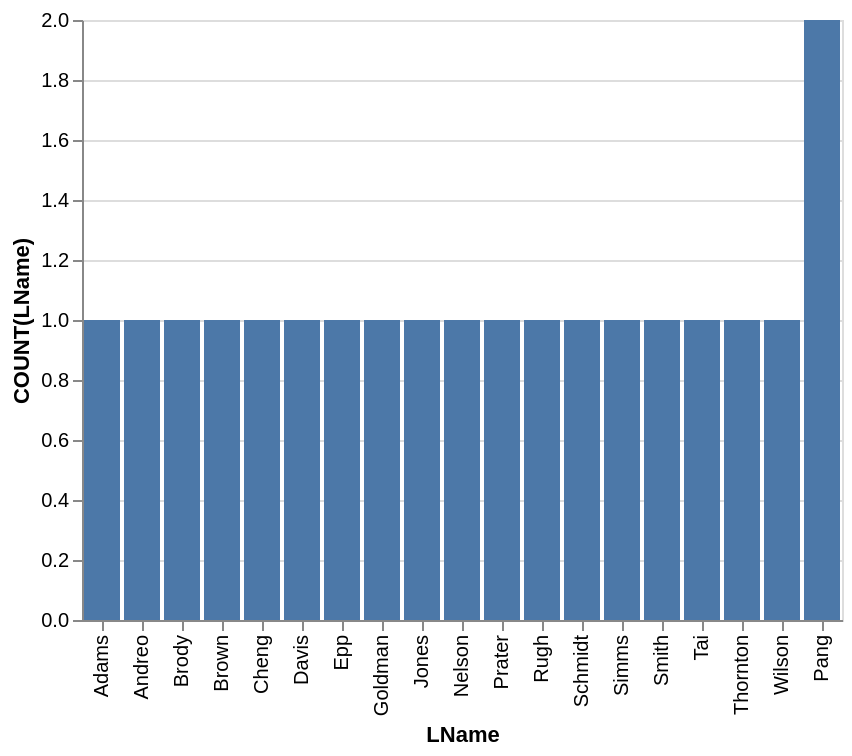

The specification (Vega-Lite) saved for this image:
### Vega-Lite specification from a JSON file in a GitHub repository (floating-point values rounded to 4 significant figures)
{"data": {"values": [{"x_data": "Adams", "y_data": 1}, {"x_data": "Andreo", "y_data": 1}, {"x_data": "Brody", "y_data": 1}, {"x_data": "Brown", "y_data": 1}, {"x_data": "Cheng", "y_data": 1}, {"x_data": "Davis", "y_data": 1}, {"x_data": "Epp", "y_data": 1}, {"x_data": "Goldman", "y_data": 1}, {"x_data": "Jones", "y_data": 1}, {"x_data": "Nelson", "y_data": 1}, {"x_data": "Pang", "y_data": 2}, {"x_data": "Prater", "y_data": 1}, {"x_data": "Rugh", "y_data": 1}, {"x_data": "Schmidt", "y_data": 1}, {"x_data": "Simms", "y_data": 1}, {"x_data": "Smith", "y_data": 1}, {"x_data": "Tai", "y_data": 1}, {"x_data": "Thornton", "y_data": 1}, {"x_data": "Wilson", "y_data": 1}]}, "mark": "bar", "encoding": {"x": {"field": "x_data", "type": "nominal", "title": "LName", "sort": {"op": "sum", "field": "y_data", "order": "ascending"}}, "y": {"field": "y_data", "type": "quantitative", "title": "COUNT(LName)"}}}
